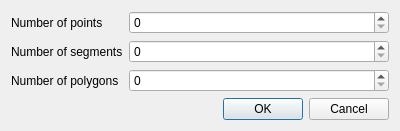
<?xml version="1.0" encoding="UTF-8"?>
<ui version="4.0">
 <class>Dialog</class>
 <widget class="QDialog" name="Dialog">
  <property name="geometry">
   <rect>
    <x>0</x>
    <y>0</y>
    <width>400</width>
    <height>123</height>
   </rect>
  </property>
  <property name="windowTitle">
   <string>Dialog</string>
  </property>
  <layout class="QVBoxLayout" name="verticalLayout">
   <item>
    <layout class="QFormLayout" name="formLayout">
     <property name="fieldGrowthPolicy">
      <enum>QFormLayout::AllNonFixedFieldsGrow</enum>
     </property>
     <item row="0" column="0">
      <widget class="QLabel" name="numberOfPointsLabel">
       <property name="text">
        <string>Number of points</string>
       </property>
      </widget>
     </item>
     <item row="0" column="1">
      <widget class="QSpinBox" name="numberOfPointsSpinBox"/>
     </item>
     <item row="1" column="0">
      <widget class="QLabel" name="numberOfSegmentsLabel">
       <property name="text">
        <string>Number of segments</string>
       </property>
      </widget>
     </item>
     <item row="1" column="1">
      <widget class="QSpinBox" name="numberOfSegmentsSpinBox"/>
     </item>
     <item row="2" column="0">
      <widget class="QLabel" name="numberOfPolygonsLabel">
       <property name="text">
        <string>Number of polygons</string>
       </property>
      </widget>
     </item>
     <item row="2" column="1">
      <widget class="QSpinBox" name="numberOfPolygonsSpinBox"/>
     </item>
    </layout>
   </item>
   <item>
    <widget class="QDialogButtonBox" name="buttonBox">
     <property name="orientation">
      <enum>Qt::Horizontal</enum>
     </property>
     <property name="standardButtons">
      <set>QDialogButtonBox::Cancel|QDialogButtonBox::Ok</set>
     </property>
    </widget>
   </item>
  </layout>
 </widget>
 <resources/>
 <connections>
  <connection>
   <sender>buttonBox</sender>
   <signal>accepted()</signal>
   <receiver>Dialog</receiver>
   <slot>accept()</slot>
   <hints>
    <hint type="sourcelabel">
     <x>248</x>
     <y>254</y>
    </hint>
    <hint type="destinationlabel">
     <x>157</x>
     <y>274</y>
    </hint>
   </hints>
  </connection>
  <connection>
   <sender>buttonBox</sender>
   <signal>rejected()</signal>
   <receiver>Dialog</receiver>
   <slot>reject()</slot>
   <hints>
    <hint type="sourcelabel">
     <x>316</x>
     <y>260</y>
    </hint>
    <hint type="destinationlabel">
     <x>286</x>
     <y>274</y>
    </hint>
   </hints>
  </connection>
 </connections>
</ui>
